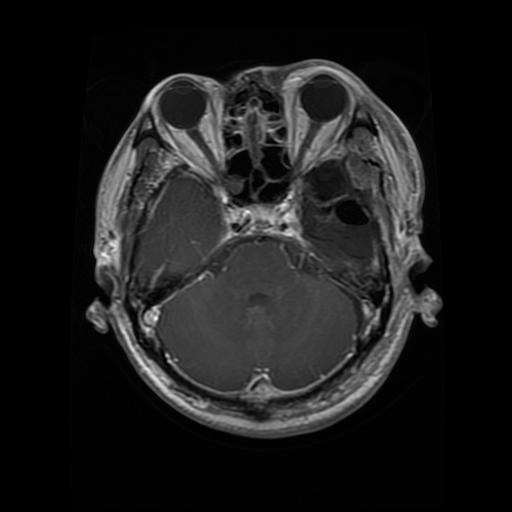
#> input picture Brain_Tumor_Dataset/Testing/glioma/Te-gl_0011.jpg, 512 x 512 px
$ python -i app.py   (imports and definitions only)   (older library calls are emulated)
#> lines starting #> are read from the running program, lines starting #| are printed output that depends on the picture
#> further down, picture is the input picture: PIL image 512x512 RGB; min 0, max 250, mean 28.2
import streamlit as st
import numpy as np
import joblib
import cv2
from PIL import Image
from scipy.stats import skew

# Load trained model
# [7 lines not run here, left out]

# Option selector
# [1 line that did not run here, left out]

def extract_features(image):
    image = image.convert("L")
    img = np.array(image.resize((128, 128)))
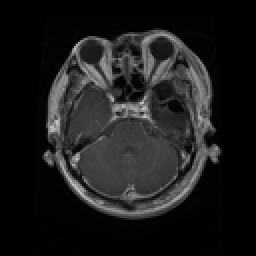
#> img: shape (128, 128) (shown 2 times larger); min 0, max 203, mean 28.2

    mean_intensity = np.mean(img)
#> mean_intensity = 28.2
    texture_var = np.var(img)
#> texture_var = 1600.7
    skewness = skew(img.ravel())
#> skewness = 1.35
    edge_img = cv2.Laplacian(img, cv2.CV_64F)
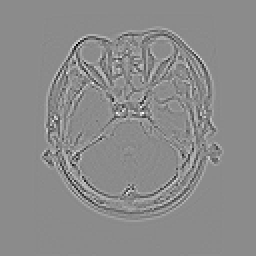
#> edge_img: shape (128, 128) float64 (shown 2 times larger); min -304, max 252, mean 0; drawn with min black and max white
    sharpness = edge_img.var()
#> sharpness = 1132.5
    flipped = np.fliplr(img)
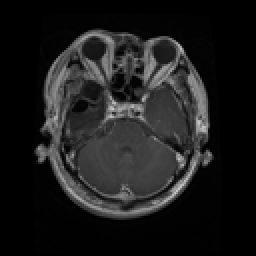
#> flipped: shape (128, 128) (shown 2 times larger); min 0, max 203, mean 28.2
    symmetry_score = -np.mean(np.abs(img - flipped))
#> symmetry_score = -68.86

    return [mean_intensity, texture_var, skewness, sharpness, symmetry_score]

def predict_result(features):
    input_array = np.array([features])
    prediction = model.predict(input_array)[0]
    try:
        confidence = round(np.max(model.predict_proba(input_array)[0]) * 100, 2)
    except:
        confidence = "N/A"
    return prediction, confidence

# 📷 Image Upload Option
# [39 lines not run here, left out]

>>> from PIL import Image
>>> picture = Image.open('Brain_Tumor_Dataset/Testing/glioma/Te-gl_0011.jpg')
>>> result = extract_features(picture)
#> result = [28.2, 1600.7, 1.35, 1132.5, -68.86]

$ run again, on Brain_Tumor_Dataset/Testing/glioma/Te-gl_0015.jpg
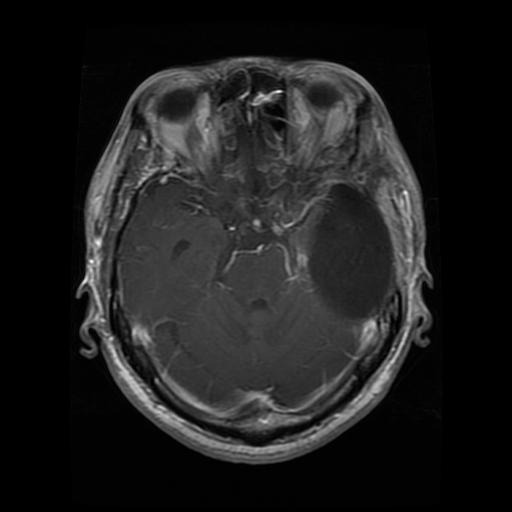
#> input picture Brain_Tumor_Dataset/Testing/glioma/Te-gl_0015.jpg, 512 x 512 px
#> picture is the input picture: PIL image 512x512 RGB; min 0, max 255, mean 30.1
#> mean_intensity = 30.13
#> texture_var = 1430.7
#> skewness = 1.08
#> in extract_features, `edge_img = cv2.Laplacian(img, cv2.CV_64F)`:
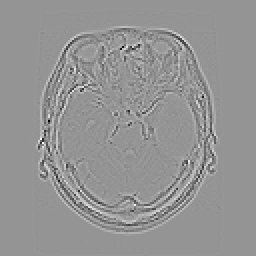
#> edge_img: shape (128, 128) float64 (shown 2 times larger); min -276, max 198, mean 0; drawn with min black and max white
#> sharpness = 826.1
#> in extract_features, `flipped = np.fliplr(img)`:
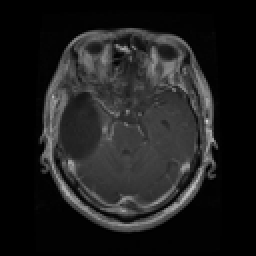
#> flipped: shape (128, 128) (shown 2 times larger); min 0, max 212, mean 30.1
#> symmetry_score = -66.25
#> result = [30.13, 1430.7, 1.08, 826.1, -66.25]

$ run again, on Brain_Tumor_Dataset/Testing/glioma/Te-gl_0017.jpg
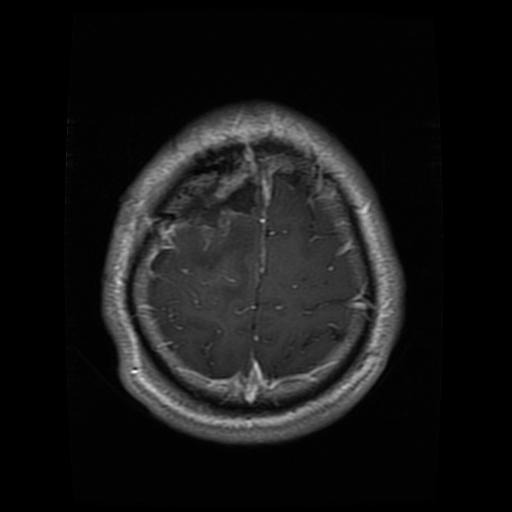
#> input picture Brain_Tumor_Dataset/Testing/glioma/Te-gl_0017.jpg, 512 x 512 px
#> picture is the input picture: PIL image 512x512 RGB; min 0, max 254, mean 22
#> mean_intensity = 21.98
#> texture_var = 1233.9
#> skewness = 1.66
#> in extract_features, `edge_img = cv2.Laplacian(img, cv2.CV_64F)`:
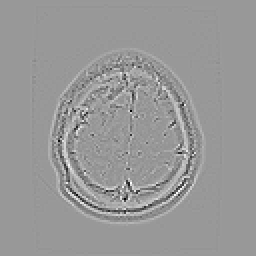
#> edge_img: shape (128, 128) float64 (shown 2 times larger); min -187, max 126, mean 0; drawn with min black and max white
#> sharpness = 337.2
#> in extract_features, `flipped = np.fliplr(img)`:
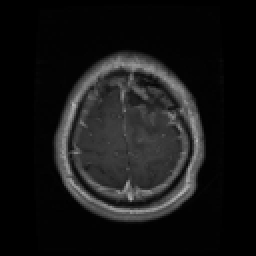
#> flipped: shape (128, 128) (shown 2 times larger); min 0, max 179, mean 22
#> symmetry_score = -57.75
#> result = [21.98, 1233.9, 1.66, 337.2, -57.75]

$ run again, on Brain_Tumor_Dataset/Testing/glioma/Te-gl_0021.jpg
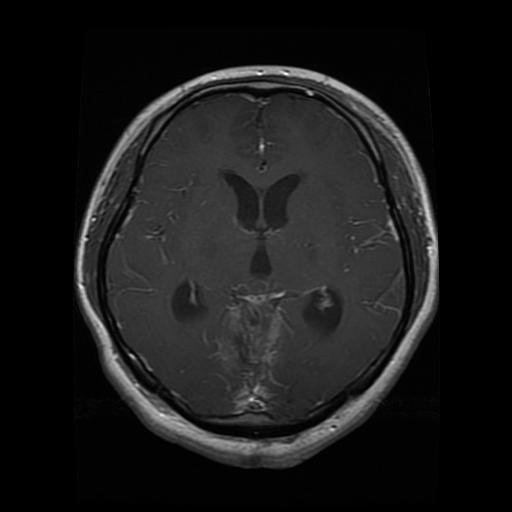
#> input picture Brain_Tumor_Dataset/Testing/glioma/Te-gl_0021.jpg, 512 x 512 px
#> picture is the input picture: PIL image 512x512 RGB; min 0, max 255, mean 25.8
#> mean_intensity = 25.85
#> texture_var = 1153.5
#> skewness = 1.5
#> in extract_features, `edge_img = cv2.Laplacian(img, cv2.CV_64F)`:
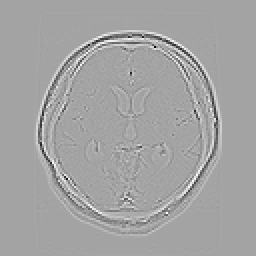
#> edge_img: shape (128, 128) float64 (shown 2 times larger); min -290, max 161, mean 0; drawn with min black and max white
#> sharpness = 808.3
#> in extract_features, `flipped = np.fliplr(img)`:
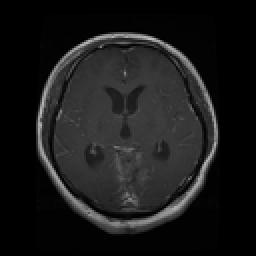
#> flipped: shape (128, 128) (shown 2 times larger); min 0, max 188, mean 25.9
#> symmetry_score = -63.61
#> result = [25.85, 1153.5, 1.5, 808.3, -63.61]
